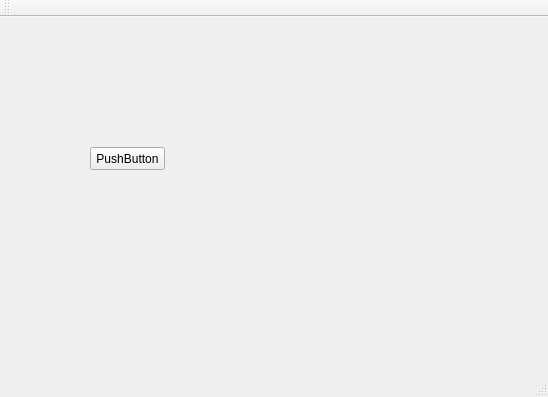
<?xml version="1.0" encoding="UTF-8"?>
<ui version="4.0">
 <class>MainWindow</class>
 <widget class="QMainWindow" name="MainWindow">
  <property name="geometry">
   <rect>
    <x>0</x>
    <y>0</y>
    <width>548</width>
    <height>397</height>
   </rect>
  </property>
  <property name="windowTitle">
   <string>MainWindow</string>
  </property>
  <widget class="QWidget" name="centralWidget">
   <widget class="QPushButton" name="pushButton">
    <property name="geometry">
     <rect>
      <x>90</x>
      <y>130</y>
      <width>75</width>
      <height>23</height>
     </rect>
    </property>
    <property name="text">
     <string>PushButton</string>
    </property>
   </widget>
  </widget>
  <widget class="QMenuBar" name="menuBar">
   <property name="geometry">
    <rect>
     <x>0</x>
     <y>0</y>
     <width>548</width>
     <height>22</height>
    </rect>
   </property>
  </widget>
  <widget class="QToolBar" name="mainToolBar">
   <attribute name="toolBarArea">
    <enum>TopToolBarArea</enum>
   </attribute>
   <attribute name="toolBarBreak">
    <bool>false</bool>
   </attribute>
  </widget>
  <widget class="QStatusBar" name="statusBar"/>
 </widget>
 <layoutdefault spacing="6" margin="11"/>
 <resources/>
 <connections/>
</ui>
